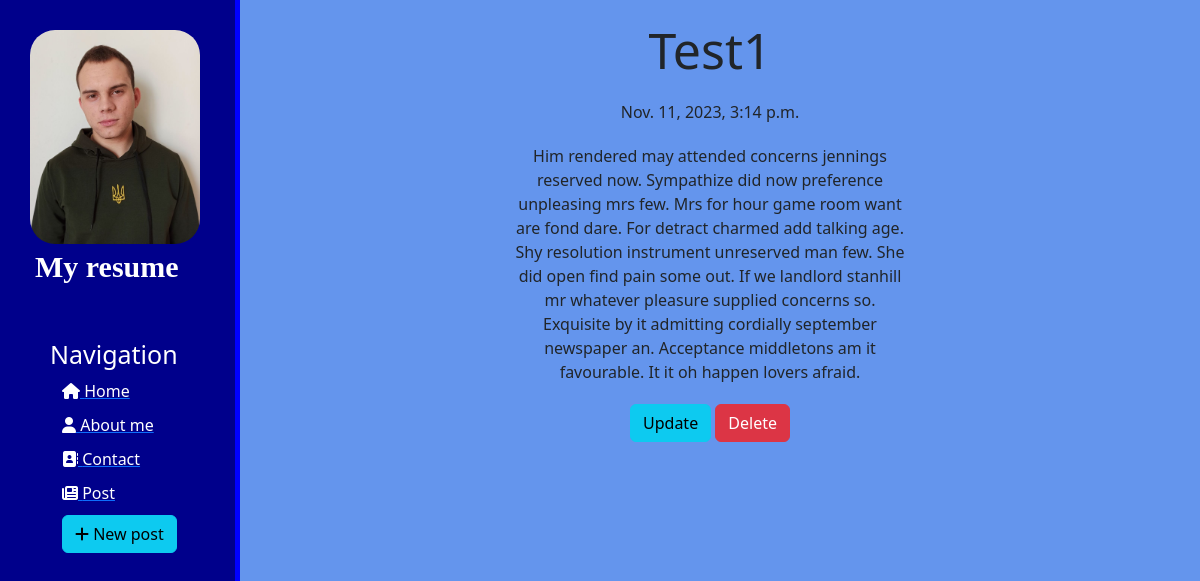
The app's page /post/4 with its own data.
### post/models.py (models this page shows, shortened)
class Articles(models.Model):
    title = models.CharField('Name', max_length=50)
    anons = models.CharField('Anons', max_length=250)
    full_text = models.TextField('Text')
    date = models.DateTimeField('Date')
    class Meta:
        verbose_name ='Post'
        verbose_name_plural = 'Post'

### post/views.py (the view)
# urls.py: path('<int:pk>', views.PostDetailView.as_view(), name='post-detail'),
class PostDetailView(DetailView):
    model = Articles
    template_name = 'post/details_view.html'
    context_object_name = 'article'

### post/templates/post/details_view.html (shortened to what this page needs)
{% extends 'main/layout.html' %}
{% block content %}
    <div class="features">
        <h1>{{ article.title }}</h1>
        <p>{{ article.date }}</p>
        <p>{{ article.full_text }}</p>
        <a href="{% url 'post-update' article.id %}"><button class="btn btn-info"> Update</button></a>
        <a href="{% url 'post-delete' article.id %}"><button class="btn btn-danger"> Delete</button></a>
    </div>
{% endblock %}

### main/templates/main/layout.html (shortened to what this page needs)
{% load static %}
<!doctype html>
<html lang="en">
<head>
    <link rel="stylesheet" href="https://cdn.jsdelivr.net/npm/bootstrap@5.2.3/dist/css/bootstrap.min.css">
    <link rel="stylesheet" href="{%static 'main/css/main.css' %}">
    <link rel="stylesheet" href="https://use.fontawesome.com/releases/v6.2.1/css/all.css">
</head>
<body>
    <aside>
        <img src="{%static 'main/img/photo.jpg' %}" alt="Logo">
        <span class="logo">My resume</span>
        <h3>Navigation</h3>
        <ul>
            <a href="{% url 'home'%}"><li><i class="fa-solid fa-house"></i> Home</li></a>
            <a href="{% url 'about'%}"><li><i class="fa-solid fa-user"></i> About me</li></a>
            <a href="{% url 'contact'%}"><li><i class="fa-solid fa-address-book"></i> Contact</li></a>
            <a href="{% url 'post_home'%}"><li><i class="fa-solid fa-newspaper"></i> Post</li></a>
            <a href="{% url 'create'%}"><li><button class="btn btn-info"><i class="fa-solid fa-plus"></i> New post</button></li></a>
        </ul>
    </aside>
    <main>
        {% block content %}
        {% endblock %}
    </main>
</body>
</html>

### main/static/main/css/main.css (style rules this page uses)
body { background: #6495ED; }
aside { float:left; background: #00008B; width: 20%; padding:2.5%; height: 100vh; border-right: 5px solid #0000FF; }
aside img { width: 170px; border-radius: 25px; }
aside .logo { color: #fff; margin-left: 5px; font-size: 30px; font-family: URW Chancery L, cursive; font-weight: bold; }
aside h3 { color: #fff; margin-top: 50px; margin-left: 20px; font-size: 25px; }
aside ul { list-style: none }
aside ul li { color: #fff; display:block; margin-top: 10px; transition: transform .6s; }
main .features { float:left; margin-top:20px; margin-left:20px; text-align:center; width: 75%; }
main .features h1 { font-size:50px; }
main .features p { max-width: 400px; margin: 20px auto }

### records on screen
Articles: title "Test1", date "Nov. 11, 2023, 3:14 p.m.", full_text "Him rendered may attended concerns jennings reserved now. Sympathize did now preference unpleasing mrs few. Mrs for hour game room want are fond dare. For detract charmed add talking age. Shy resolution instrument unreserved man few. She did open find pain some out. If we landlord stanhill mr whatever pleasure supplied concerns so. Exquisite by it admitting cordially september newspaper an. Acceptance middletons am it favourable. It it oh happen lovers afraid."
